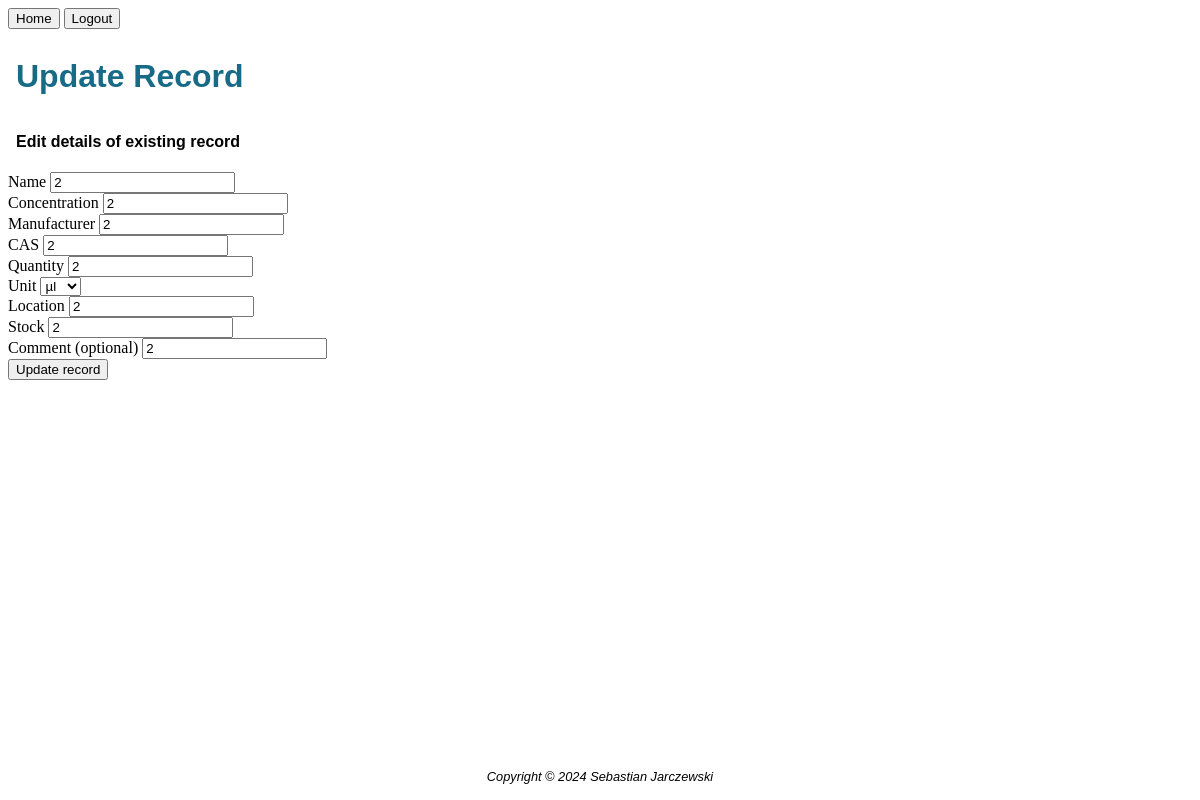
The app's page /edit/2 (signed in), older data.
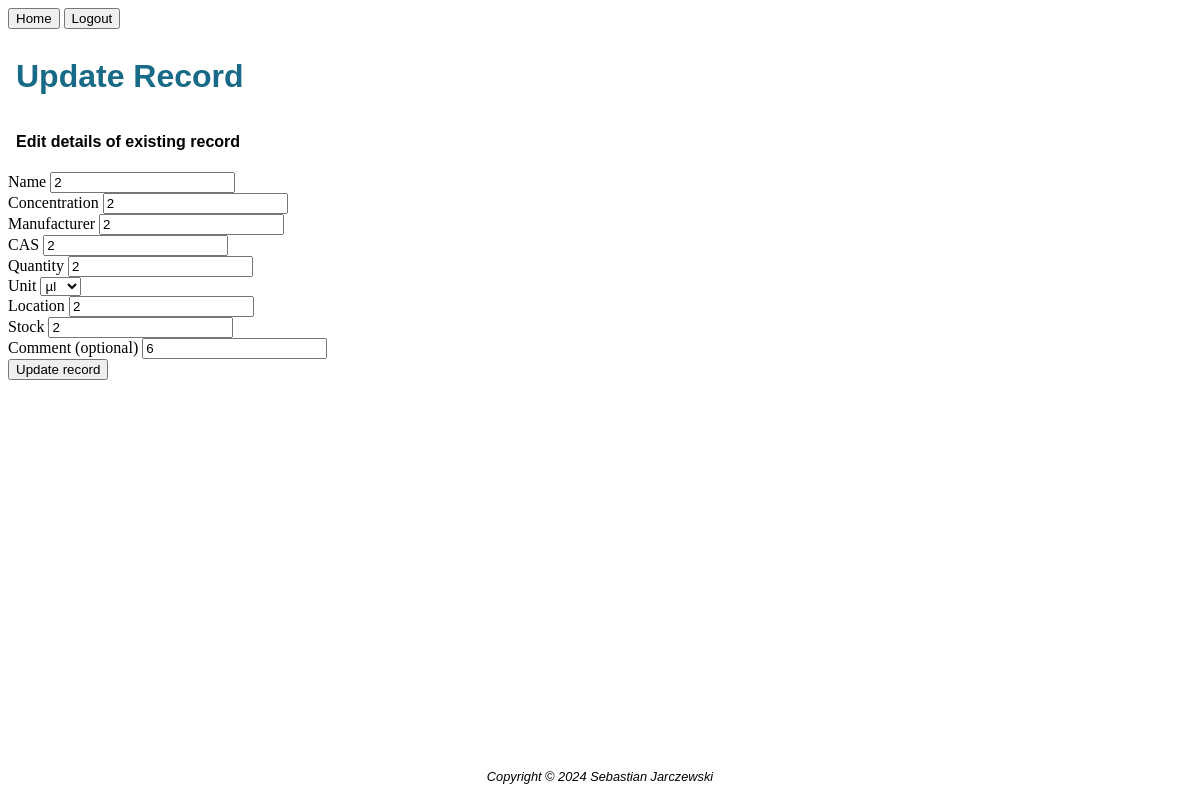
The same page, newer data.
### main.py (models this page shows)
class Reagent(db.Model):
    reagentid = db.Column(db.Integer, primary_key=True, autoincrement=True)
    name = db.Column(db.String(100), nullable=False)
    concentration = db.Column(db.String, nullable=False)
    manufacturer = db.Column(db.String(100), nullable=False)
    cas = db.Column(db.String(30), nullable=False)
    quantity = db.Column(db.String, nullable=False)
    unit = db.Column(db.String(10), nullable=False)
    location = db.Column(db.String(50), nullable=False)
    stock = db.Column(db.String(50), nullable=False)
    date = db.Column(db.String(50), nullable=False)
    comment = db.Column(db.String(500))

### main.py (the view, shortened to what this page needs)
@app.route("/edit/<int:reagentid>", methods=["GET", "POST"])
@login_required
def edit(reagentid):
    reagent = db.get_or_404(Reagent, reagentid)
    form = NewReagentForm(
        name = reagent.name,
        concentration = reagent.concentration,
        manufacturer = reagent.manufacturer,
        cas = reagent.cas,
        quantity = reagent.quantity,
        unit = reagent.unit,
        location = reagent.location,
        stock = reagent.stock,
        comment = reagent.comment,
    )
    return render_template("edit_record.html", form=form, logged_in=current_user.is_authenticated)

### main.py
class NewReagentForm(FlaskForm):
    name = StringField("Name", validators=[InputRequired()])
    concentration = StringField("Concentration", validators=[InputRequired()])
    manufacturer = StringField("Manufacturer", validators=[InputRequired()])
    cas = StringField("CAS", validators=[InputRequired()])
    quantity = StringField("Quantity", validators=[InputRequired()])
    unit = SelectField("Unit", validators=[InputRequired()], choices=[("ml"), ("L"), ("µl"), ("g"), ("mg"), ("kg")])
    location = StringField("Location", validators=[InputRequired()])
    stock = StringField("Stock", validators=[InputRequired()]) #TODO Create separate website to set Stock with unit list etc.
    comment = StringField("Comment (optional)")
    submit = SubmitField("Add to database")

### main.py (called while the page is built)
@login_manager.user_loader # Load user when logged in
def load_user(id):
    return db.get_or_404(User, id)

### templates/edit_record.html (shortened to what this page needs)
{% include "header.html" %}
        <div>
            <div>
                <h1 class="big-text">Update Record</h1>
                <h2 class="small-text">Edit details of existing record</h2>
            </div>
            <form method="POST">
                <div>
                    {{ form.name.label }}
                    {{ form.name }}
                </div>
                <div>
                    {{ form.concentration.label }}
                    {{ form.concentration }}
                </div>
                <div>
                    {{ form.manufacturer.label }}
                    {{ form.manufacturer }}
                </div>
                <div>
                    {{ form.cas.label }}
                    {{ form.cas }}
                </div>
                <div>
                    {{ form.quantity.label }}
                    {{ form.quantity }}
                </div>
                <div>
                    {{ form.unit.label }}
                    {{ form.unit }}
                </div>
                <div>
                    {{ form.location.label }}
                    {{ form.location }}
                </div>
                <div>
                    {{ form.stock.label }}
                    {{ form.stock }}
                </div>
                <div>
                    {{ form.comment.label }}
                    {{ form.comment }}
                </div>
                <div>
                    <input type="submit" value="Update record">
                </div>
            </form>
        </div>
{% include "footer.html" %}

Row changes from the older to the newer data that the page shows:
changed Reagent "µl": comment "2" → "6"
